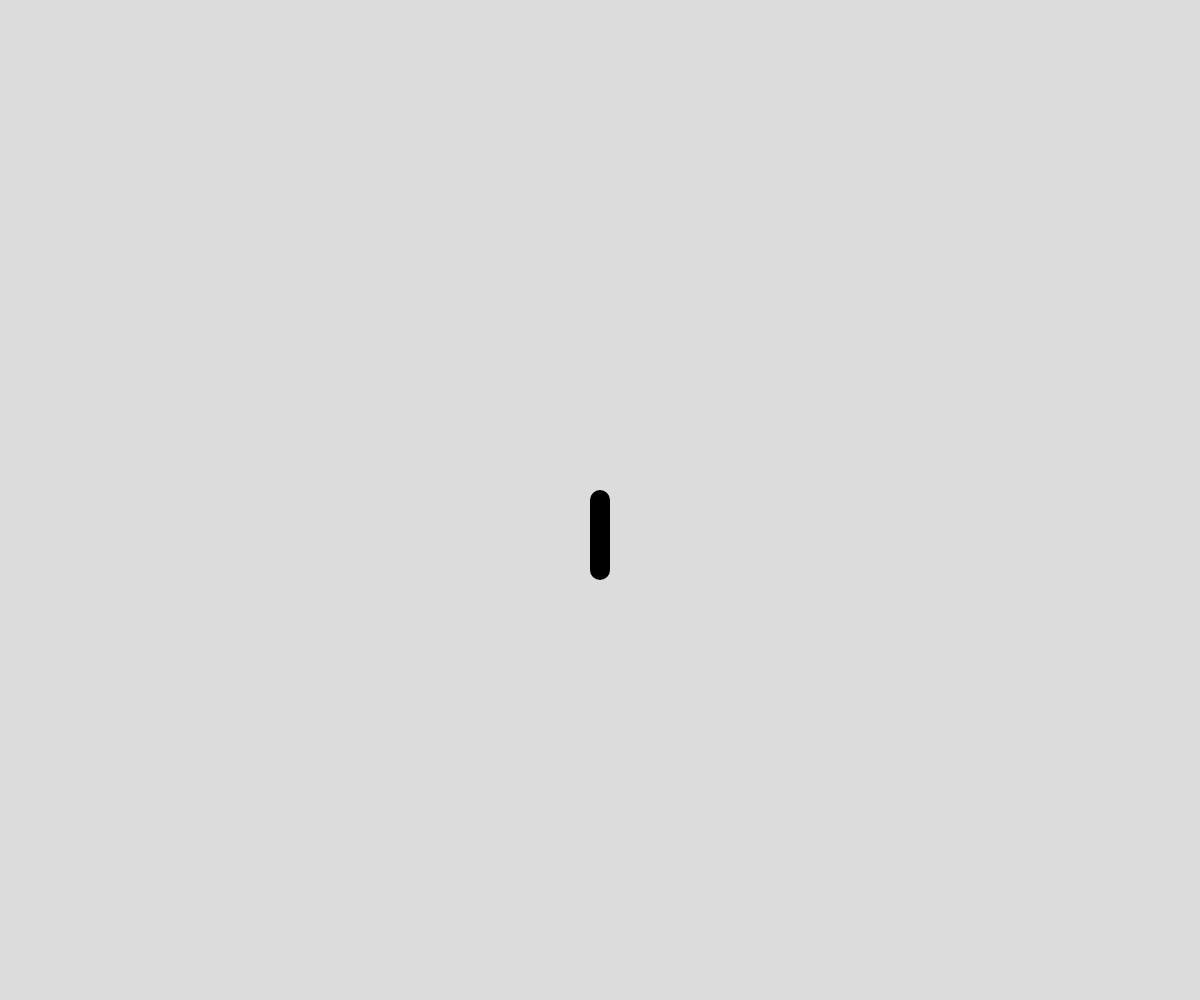
Frame 1 (no input)
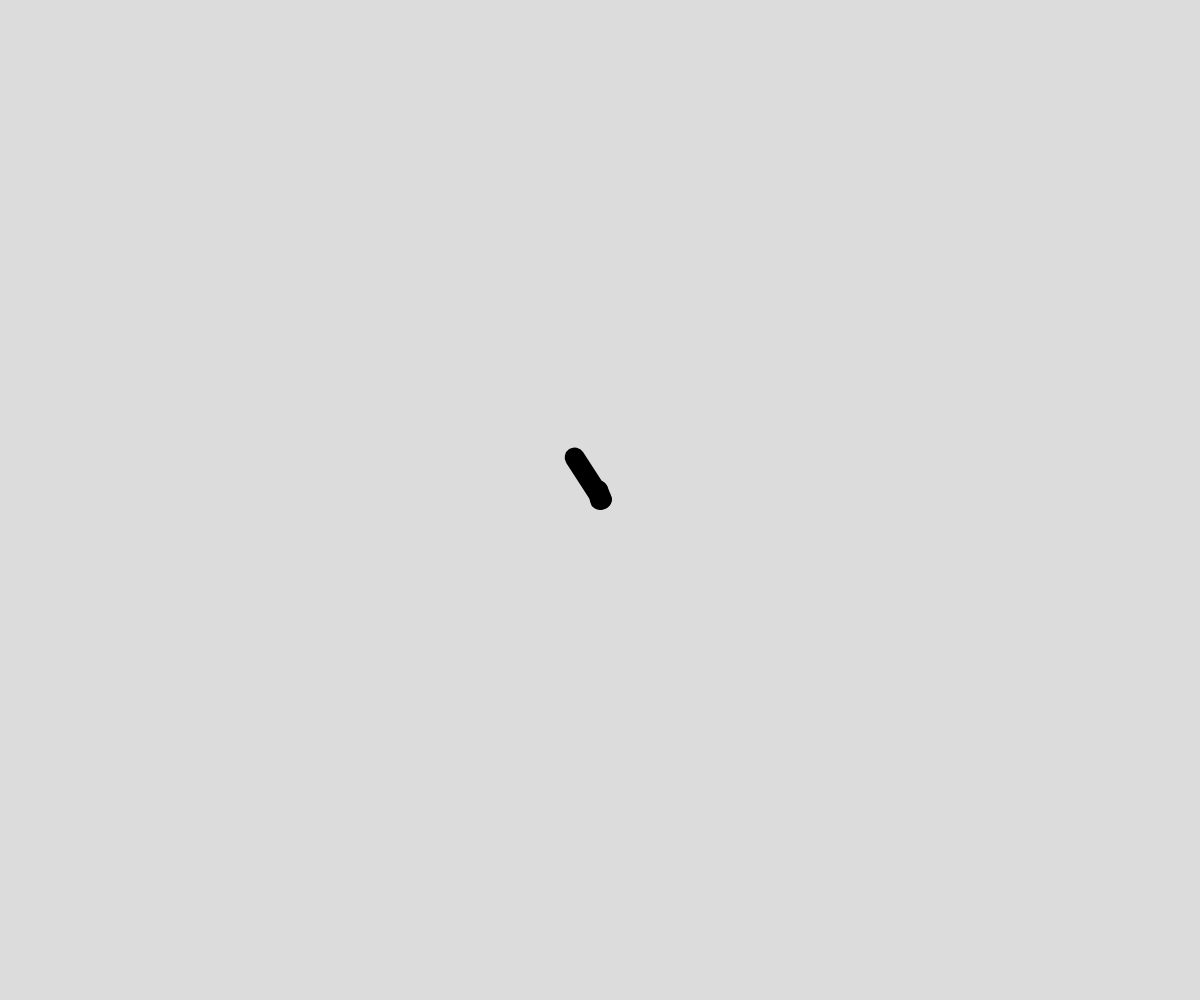
Frame 60 (no input)
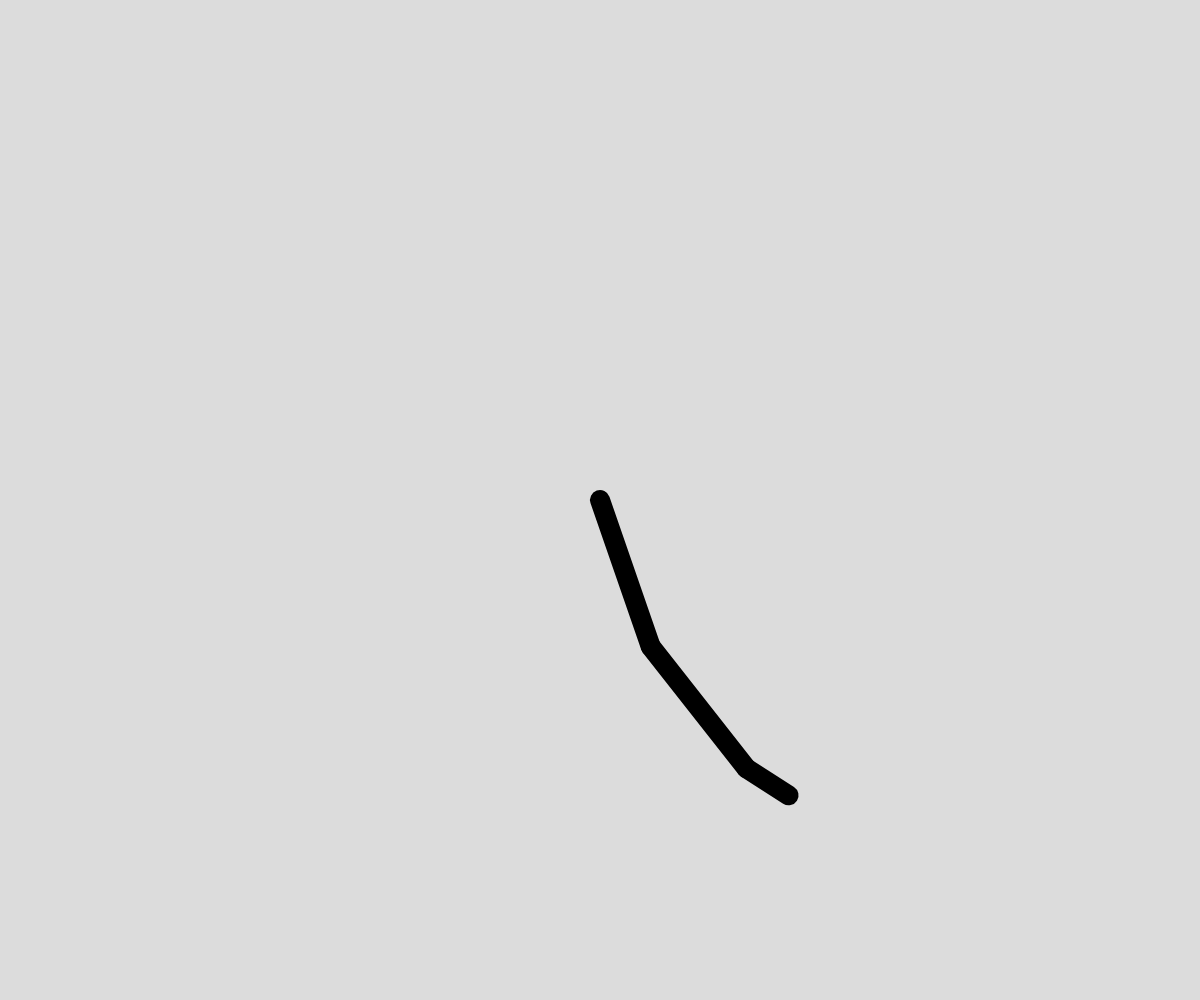
Frame 120 (the mouse pressed at the canvas centre since frame 60)

The p5.js sketch that drew these frames (run headless with seeded random() and noise() and a simulated clock; from frame 60 on, the mouse is pressed at the canvas centre):

// p5.js sketch
// ── sketch.js
let angle = 0.0;
let speed = 0.05;

function setup() {
  createCanvas(windowWidth, windowHeight);
  fill(0);
  strokeWeight(20);
}

function draw() {
  let l0 = map(mouseX, 0, width, 10, 300);
  let l1 = map(mouseX, 0, width, 10, 300);
  background(220);

  translate(width / 2, height / 2);
  rotate(angle);
  line(0, 0, 0, l0);

  translate(0, l0);
  rotate(angle);
  line(0, 0, 0, l1);

  translate(0, l1);
  rotate(angle);
  line(0, 0, 0, 50);

  angle += speed;
}
